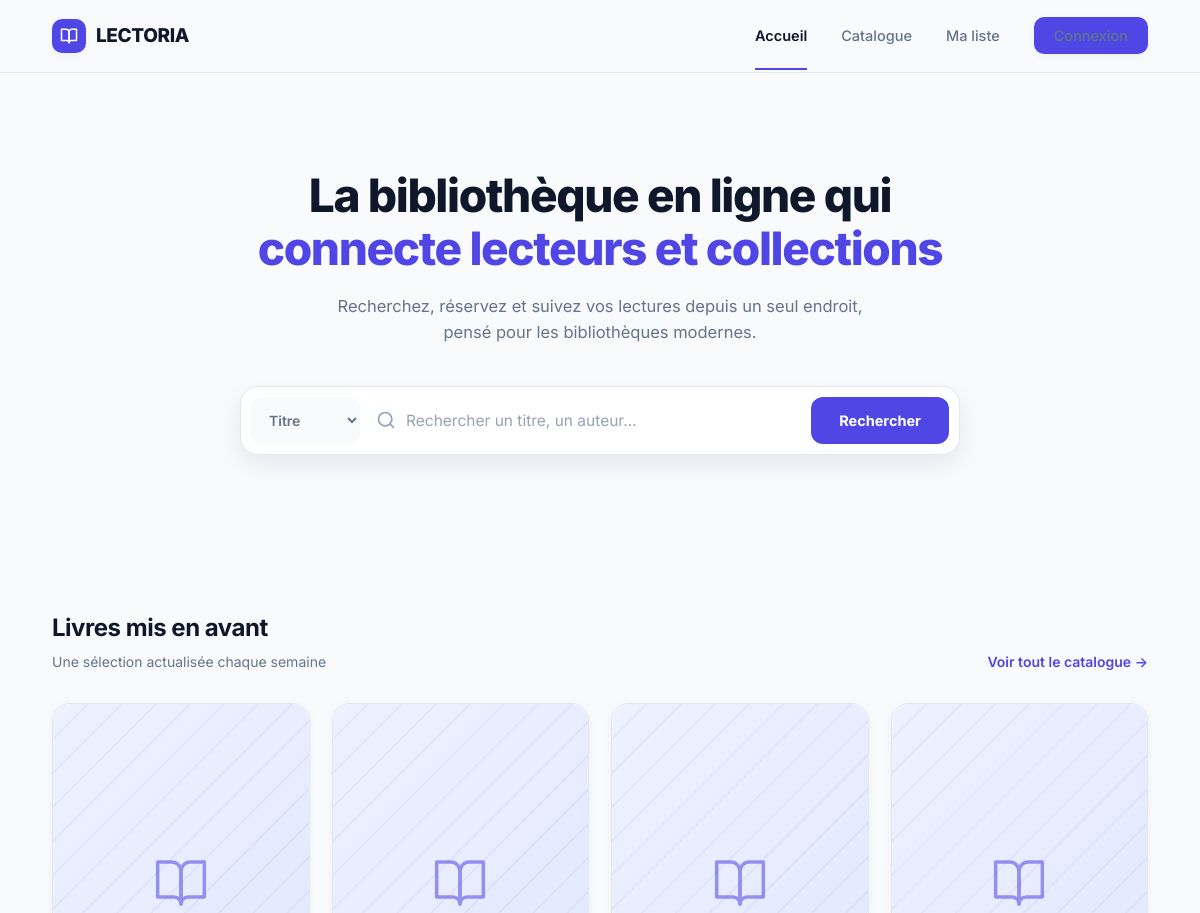
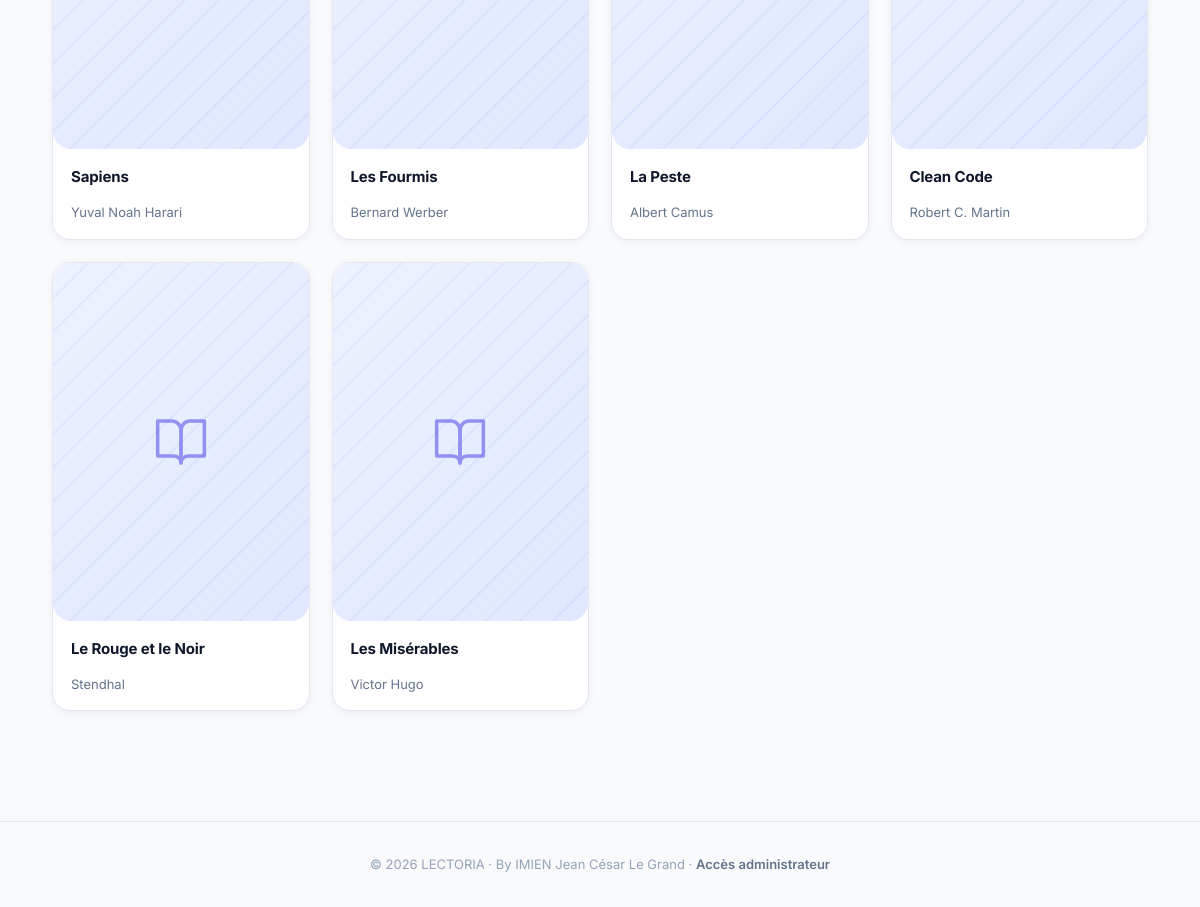
The page / on the database its author committed (2 pictures, top to bottom).
### tables this page shows
CREATE TABLE Livres (
    id INT NOT NULL AUTO_INCREMENT,
    titre VARCHAR(100) NOT NULL,
    auteur VARCHAR(100) NOT NULL,
    description TEXT NULL,
    maison_edition VARCHAR(100) NULL,
    nombre_exemplaire INT NOT NULL DEFAULT 0,
    PRIMARY KEY (id),
    KEY idx_livres_titre (titre),
    KEY idx_livres_auteur (auteur),
    FULLTEXT KEY ft_livres (titre, auteur)
);

### src/Services/AuthService.php (called while the page is built, shortened)
<?php
class AuthService
{
    public static function estConnecte(): bool
    {
        return isset($_SESSION['utilisateur_id']);
    }
}

### src/Models/Livre.php (called while the page is built, shortened)
<?php
class Livre
{
    public static function findFeatured(int $limite = 6): array
    {
        $pdo = Connexion::getInstance();
        $statement = $pdo->prepare(
            'SELECT id, titre, auteur, description, maison_edition, nombre_exemplaire
             FROM Livres
             ORDER BY id DESC
             LIMIT :limite'
        );
        $statement->bindValue(':limite', $limite, PDO::PARAM_INT);
        $statement->execute();
        return $statement->fetchAll();
    }
}

### public/index.php (the view, shortened to what this page needs)
<?php
require_once __DIR__ . '/../src/Services/AuthService.php';
require_once __DIR__ . '/../src/Models/Livre.php';
$estConnecte = AuthService::estConnecte();
$livresMisEnAvant = Livre::findFeatured(6);
?>
<!DOCTYPE html>
<html lang="fr">
<head>
<link rel="stylesheet" href="assets/css/variables.css">
<link rel="stylesheet" href="assets/css/base.css">
<link rel="stylesheet" href="assets/css/components.css">
</head>
<body>
<nav class="navbar">
  <div class="wrap">
    <a href="index.php" class="brand">
      <span class="brand-mark"><svg viewBox="0 0 24 24" fill="none" stroke="#fff" stroke-width="2" stroke-linecap="round" stroke-linejoin="round"><path d="M2 3h6a4 4 0 0 1 4 4v14a3 3 0 0 0-3-3H2z"/><path d="M22 3h-6a4 4 0 0 0-4 4v14a3 3 0 0 1 3-3h7z"/></svg></span>
      LECTORIA
    </a>
    <ul class="nav-links">
      <li><a href="index.php" class="active">Accueil</a></li>
      <li><a href="results.php">Catalogue</a></li>
      <?php if ($estConnecte): ?>
        <li><a href="wishlist.php">Ma liste de lecture</a></li>
        <li><a href="logout.php" class="btn-login">Déconnexion</a></li>
      <?php else: ?>
        <li><a href="wishlist.php">Ma liste</a></li>
        <li><a href="login.php" class="btn-login">Connexion</a></li>
      <?php endif; ?>
    </ul>
  </div>
</nav>
<header class="hero">
  <div class="wrap">
    <h1>La bibliothèque en ligne qui <em>connecte lecteurs et collections</em></h1>
    <p>Recherchez, réservez et suivez vos lectures depuis un seul endroit, pensé pour les bibliothèques modernes.</p>
    <form class="search-panel" action="results.php" method="get">
      <select id="search-scope" class="search-select" name="scope">
        <option value="titre">Titre</option>
      </select>
      <div class="search-input-group">
        <svg viewBox="0 0 24 24" fill="none" stroke="currentColor" stroke-width="2" stroke-linecap="round" stroke-linejoin="round"><circle cx="11" cy="11" r="8"/><path d="m21 21-4.3-4.3"/></svg>
        <input id="search-input" type="text" name="q" placeholder="Rechercher un titre, un auteur…" aria-label="Recherche">
      </div>
      <button type="submit">Rechercher</button>
    </form>
  </div>
</header>
<section class="featured">
  <div class="wrap">
    <div class="section-head">
      <div>
        <h2>Livres mis en avant</h2>
        <p>Une sélection actualisée chaque semaine</p>
      </div>
      <a href="results.php" class="see-all">Voir tout le catalogue →</a>
    </div>
    <div class="book-grid">
      <?php foreach ($livresMisEnAvant as $livre): ?>
        <article class="book-card">
          <div class="cover-placeholder"><svg viewBox="0 0 24 24" fill="none" stroke="currentColor" stroke-width="1.5" stroke-linecap="round" stroke-linejoin="round"><path d="M2 3h6a4 4 0 0 1 4 4v14a3 3 0 0 0-3-3H2z"/><path d="M22 3h-6a4 4 0 0 0-4 4v14a3 3 0 0 1 3-3h7z"/></svg></div>
          <div class="book-body">
            <h3><?= htmlspecialchars((string) ($livre['titre'] ?? ''), ENT_QUOTES, 'UTF-8') ?></h3>
            <p><?= htmlspecialchars((string) ($livre['auteur'] ?? ''), ENT_QUOTES, 'UTF-8') ?></p>
          </div>
        </article>
      <?php endforeach; ?>
    </div>
  </div>
</section>
<footer>
  <p>© 2026 LECTORIA · By IMIEN Jean César Le Grand · <a href="login.php?redirect=admin/dashboard.php">Accès administrateur</a></p>
</footer>
</body>
</html>

### public/assets/css/variables.css (style rules this page uses)
:root { --bg:#F8FAFC; --surface:#FFFFFF; --text:#0F172A; --text-muted:#64748B; --text-faint:#94A3B8; --accent:#4F46E5; --accent-hover:#4338CA; --accent-light:#EEF2FF; --success-bg:#DCFCE7; --success-text:#15803D; --danger-bg:#FEF2F2; --danger-text:#B91C1C; --danger-border:#FECACA; --blue-bg:#EFF6FF; --blue-text:#1D4ED8; --border:#E2E8F0; --radius:12px; --radius-lg:18px; --radius-pill:999px; --shadow-sm:0 2px 8px rgba(15,23,42,.05); --shadow-md:0 10px 26px rgba(15,23,42,.08); --shadow-focus:0 0 0 4px rgba(79,70,229,.14); --container:1160px; }

### public/assets/css/base.css (style rules this page uses)
* { margin:0;padding:0;box-sizing:border-box; }
body { font-family:'Inter',system-ui,-apple-system,sans-serif; background:var(--bg); color:var(--text); line-height:1.6; -webkit-font-smoothing:antialiased; }
a { color:inherit; text-decoration:none; }
ul { list-style:none; }
button,input,select,textarea { font-family:inherit; }
button { cursor:pointer; }
.wrap { max-width:var(--container); margin:0 auto; padding:0 32px; }
.navbar { position:sticky; top:0; z-index:100; background:rgba(248,250,252,.9); backdrop-filter:blur(10px); border-bottom:1px solid var(--border); }
.navbar .wrap { display:flex; align-items:center; justify-content:space-between; height:72px; gap:16px; }
.brand { display:flex; align-items:center; gap:10px; font-weight:800; font-size:19px; letter-spacing:-.02em; }
.brand-mark { width:34px; height:34px; border-radius:10px; background:var(--accent); display:flex; align-items:center; justify-content:center; box-shadow:var(--shadow-sm); }
.brand-mark svg { width:18px; height:18px; }
.nav-links { display:flex; align-items:center; gap:34px; }
.nav-links a { font-size:14.5px; font-weight:500; color:var(--text-muted); position:relative; transition:color .2s ease; }
.nav-links a.active { color:var(--text); font-weight:600; }
.nav-links a.active::after { content:""; position:absolute; left:0; right:0; bottom:-26px; height:2px; background:var(--accent); }
.btn-login { padding:10px 20px; border-radius:10px; background:var(--accent); color:#fff; font-size:14px; font-weight:600; box-shadow:var(--shadow-sm); transition:.2s ease; }
.hero { padding:96px 0 64px; text-align:center; }
.hero h1 { font-size:46px; font-weight:800; letter-spacing:-.03em; line-height:1.15; max-width:760px; margin:0 auto 18px; }
.hero h1 em { font-style:normal; color:var(--accent); }
.hero p { max-width:560px; margin:0 auto; font-size:16.5px; color:var(--text-muted); }

### rows shown on the page
livres: titre "Sapiens", auteur "Yuval Noah Harari"
livres: titre "Les Fourmis", auteur "Bernard Werber"
livres: titre "La Peste", auteur "Albert Camus"
livres: titre "Clean Code", auteur "Robert C. Martin"
livres: titre "Le Rouge et le Noir", auteur "Stendhal"
livres: titre "Les Misérables", auteur "Victor Hugo"
